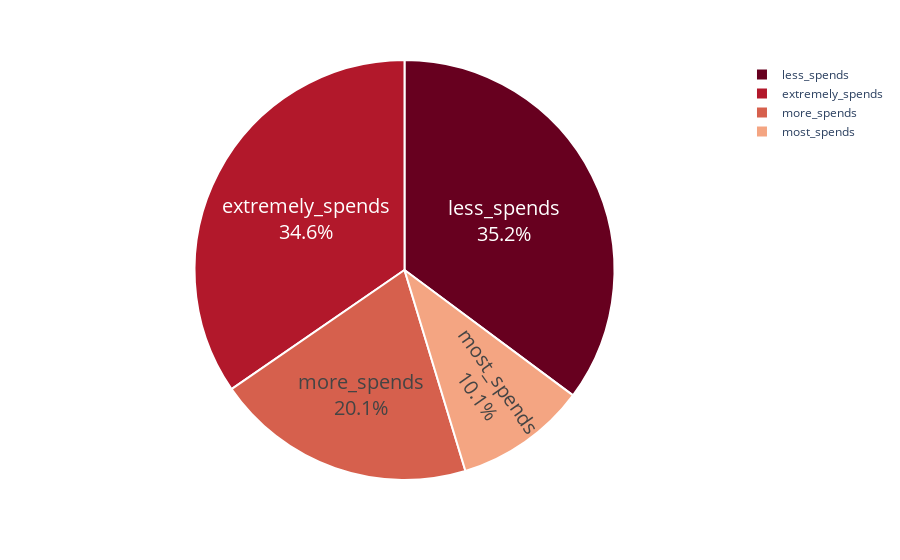

Notebook cell for this chart:
### Code cell
# PIE CHART OF PERCENTAGE OF CUSTOMERS  BASED ON CLUSTERS
cluster_counts = Data.clusters.value_counts()
fig = px.pie(cluster_counts, 
             values = cluster_counts.values, 
             names = cluster_counts.index,
             color_discrete_sequence=px.colors.sequential.RdBu)
fig.update_traces(textposition='inside', textinfo='percent+label', textfont_size=20,
                  marker = dict(line = dict(color = 'white', width = 2)))
fig.show()

### Figure 1 — Plotly figure (JSON) as saved in the notebook; plotly's stock layout.template omitted (floating-point values rounded to 4 significant figures)
{"data": [{"domain": {"x": [0, 1], "y": [0, 1]}, "hovertemplate": "index=%{label}<br>value=%{value}<extra></extra>", "labels": ["less_spends", "extremely_spends", "more_spends", "most_spends"], "legendgroup": "", "marker": {"line": {"color": "white", "width": 2}}, "name": "", "showlegend": true, "textfont": {"size": 20}, "textinfo": "percent+label", "textposition": "inside", "type": "pie", "values": [788, 775, 450, 227]}], "layout": {"legend": {"tracegroupgap": 0}, "margin": {"t": 60}, "piecolorway": ["rgb(103,0,31)", "rgb(178,24,43)", "rgb(214,96,77)", "rgb(244,165,130)", "rgb(253,219,199)", "rgb(247,247,247)", "rgb(209,229,240)", "rgb(146,197,222)", "rgb(67,147,195)", "rgb(33,102,172)", "rgb(5,48,97)"]}}
